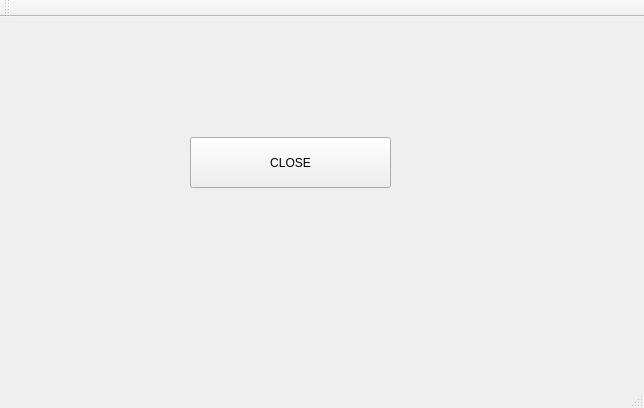
<?xml version="1.0" encoding="UTF-8"?>
<ui version="4.0">
 <class>MainWindow</class>
 <widget class="QMainWindow" name="MainWindow">
  <property name="geometry">
   <rect>
    <x>0</x>
    <y>0</y>
    <width>644</width>
    <height>408</height>
   </rect>
  </property>
  <property name="windowTitle">
   <string>MainWindow</string>
  </property>
  <widget class="QWidget" name="centralWidget">
   <widget class="QPushButton" name="pushButton">
    <property name="geometry">
     <rect>
      <x>190</x>
      <y>120</y>
      <width>201</width>
      <height>51</height>
     </rect>
    </property>
    <property name="text">
     <string>CLOSE</string>
    </property>
   </widget>
  </widget>
  <widget class="QMenuBar" name="menuBar">
   <property name="geometry">
    <rect>
     <x>0</x>
     <y>0</y>
     <width>644</width>
     <height>20</height>
    </rect>
   </property>
  </widget>
  <widget class="QToolBar" name="mainToolBar">
   <attribute name="toolBarArea">
    <enum>TopToolBarArea</enum>
   </attribute>
   <attribute name="toolBarBreak">
    <bool>false</bool>
   </attribute>
  </widget>
  <widget class="QStatusBar" name="statusBar"/>
 </widget>
 <layoutdefault spacing="6" margin="11"/>
 <resources/>
 <connections/>
</ui>
